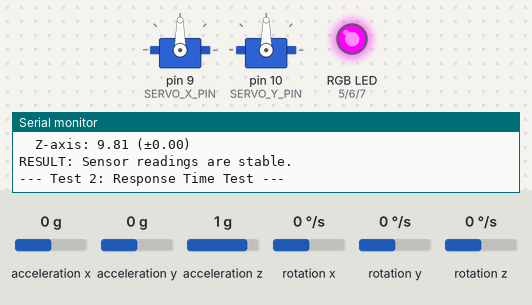
This sketch was run on a simulated Arduino Uno, built with avr-gcc and run on an emulated ATmega328P. Shown: 2 × servo, an RGB LED mixed from three pins (HIGH = lit), the last lines printed to the serial monitor. The inputs (shaded band) are chosen by the test bench; at power-on: acceleration y 0 g, acceleration x 0 g, acceleration z 1 g, rotation x 0 °/s, rotation y 0 °/s, rotation z 0 °/s.

Above: at 2.7 s.
2.8 s: acceleration y set to -1.4 g
At 4.2 s:
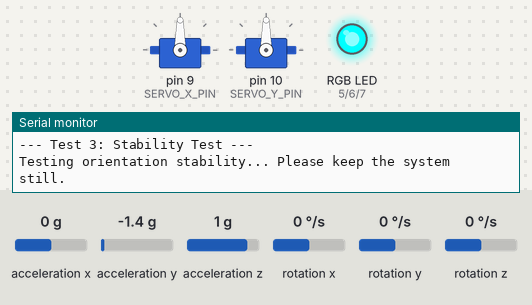
At 7.5 s:
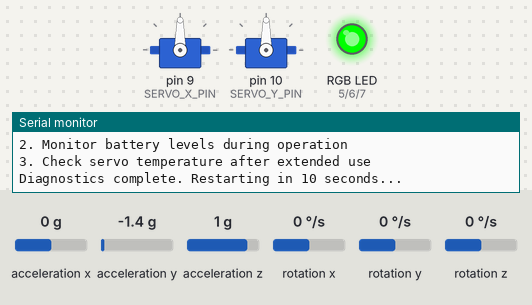
Timing chart, 0 to 9.0 s (numbered marks = the images above; inputs shaded):
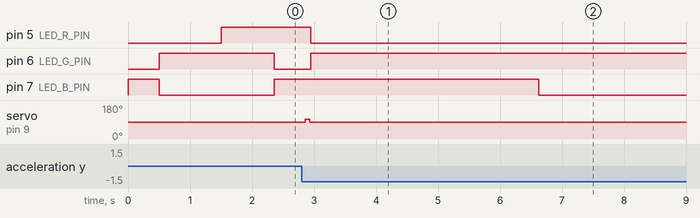

The sketch:

calibration.ino
```cpp
/*
 * Diagnostic Function for Gyroscopic Rocket Stabilization
 *
 * Hardware requirements:
 * - Arduino board (compatible with SAMD21)
 * - MPU6050 or similar 6-axis gyroscope/accelerometer
 * - 2x micro servo motors for thrust vector control
 * - Optional: RGB LED for status indication
 */

#include <Wire.h>
#include <Servo.h>
#include <MPU6050.h>

// Pin definitions
#define SERVO_X_PIN 9
#define SERVO_Y_PIN 10
#define LED_R_PIN 5
#define LED_G_PIN 6
#define LED_B_PIN 7

// System constants
#define NUM_SAMPLES 30
#define RESPONSE_TEST_ANGLE 15.0  // Degrees
#define TARGET_RESPONSE_TIME 16.0 // ms

// Global objects
MPU6050 mpu;
Servo servoX;
Servo servoY;

// Global variables
float gyroData[3];       // x, y, z gyro readings
float accelData[3];      // x, y, z accel readings
float currentAngles[3];  // pitch, roll, yaw
float kalmanAngles[3];   // filtered angles

// Simple Kalman filter variables
float kalmanGain = 0.75;
float previousEstimate[3] = {0, 0, 0};
float estimateUncertainty = 1.0;
float processNoise = 0.01;
float measurementNoise = 0.1;

void setup() {
  // Initialize serial communication
  Serial.begin(115200);
  while (!Serial) delay(10);

  Serial.println(F("=== Gyroscopic Stabilization System Diagnostics ==="));

  // Initialize LED pins
  pinMode(LED_R_PIN, OUTPUT);
  pinMode(LED_G_PIN, OUTPUT);
  pinMode(LED_B_PIN, OUTPUT);

  // Set LED to blue during initialization
  setLED(0, 0, 255);

  // Initialize servos
  servoX.attach(SERVO_X_PIN);
  servoY.attach(SERVO_Y_PIN);
  servoX.write(90); // Center position
  servoY.write(90); // Center position
  delay(500);

  // Initialize I2C and MPU6050
  Wire.begin();
  Serial.println(F("Initializing MPU6050..."));
  while (!mpu.begin(MPU6050_SCALE_2000DPS, MPU6050_RANGE_2G)) {
    Serial.println(F("Could not find a valid MPU6050 sensor, check wiring!"));
    setLED(255, 0, 0); // Red indicates error
    delay(500);
  }

  // Calibrate gyroscope
  Serial.println(F("Calibrating gyroscope, please keep device still..."));
  mpu.calibrateGyro();

  Serial.println(F("Initialization complete!"));
  setLED(0, 255, 0); // Green indicates ready
  delay(1000);
}

void loop() {
  Serial.println(F("\n=== Starting Diagnostic Tests ==="));

  // Test 1: Sensor readings
  testSensors();

  // Test 2: Response time
  testResponseTime();

  // Test 3: Stability
  testStability();

  // Report overall status
  reportOverallStatus();

  // Wait before running diagnostics again
  Serial.println(F("Diagnostics complete. Restarting in 10 seconds..."));
  delay(10000);
}

void testSensors() {
  Serial.println(F("\n--- Test 1: Sensor Readings ---"));
  setLED(255, 255, 0); // Yellow during sensor test

  // Get initial readings
  float gyroSum[3] = {0, 0, 0};
  float accelSum[3] = {0, 0, 0};
  float gyroVariance[3] = {0, 0, 0};
  float accelVariance[3] = {0, 0, 0};

  // Take multiple samples
  for (int i = 0; i < NUM_SAMPLES; i++) {
    Vector normGyro = mpu.readNormalizeGyro();
    Vector normAccel = mpu.readNormalizeAccel();

    // Store current reading
    gyroData[0] = normGyro.XAxis;
    gyroData[1] = normGyro.YAxis;
    gyroData[2] = normGyro.ZAxis;

    accelData[0] = normAccel.XAxis;
    accelData[1] = normAccel.YAxis;
    accelData[2] = normAccel.ZAxis;

    // Accumulate for average
    for (int j = 0; j < 3; j++) {
      gyroSum[j] += gyroData[j];
      accelSum[j] += accelData[j];
    }

    delay(10);
  }

  // Calculate averages
  float gyroAvg[3], accelAvg[3];
  for (int i = 0; i < 3; i++) {
    gyroAvg[i] = gyroSum[i] / NUM_SAMPLES;
    accelAvg[i] = accelSum[i] / NUM_SAMPLES;
  }

  // Calculate variances (second pass through data)
  for (int i = 0; i < NUM_SAMPLES; i++) {
    Vector normGyro = mpu.readNormalizeGyro();
    Vector normAccel = mpu.readNormalizeAccel();

    for (int j = 0; j < 3; j++) {
      gyroVariance[j] += pow(normGyro.XAxis - gyroAvg[0], 2) / NUM_SAMPLES;
      accelVariance[j] += pow(normAccel.XAxis - accelAvg[0], 2) / NUM_SAMPLES;
    }

    delay(10);
  }

  // Report results
  Serial.println(F("Gyroscope readings (deg/s):"));
  Serial.print(F("  X-axis: ")); Serial.print(gyroAvg[0]);
  Serial.print(F(" (±")); Serial.print(sqrt(gyroVariance[0])); Serial.println(F(")"));

  Serial.print(F("  Y-axis: ")); Serial.print(gyroAvg[1]);
  Serial.print(F(" (±")); Serial.print(sqrt(gyroVariance[1])); Serial.println(F(")"));

  Serial.print(F("  Z-axis: ")); Serial.print(gyroAvg[2]);
  Serial.print(F(" (±")); Serial.print(sqrt(gyroVariance[2])); Serial.println(F(")"));

  Serial.println(F("Accelerometer readings (g):"));
  Serial.print(F("  X-axis: ")); Serial.print(accelAvg[0]);
  Serial.print(F(" (±")); Serial.print(sqrt(accelVariance[0])); Serial.println(F(")"));

  Serial.print(F("  Y-axis: ")); Serial.print(accelAvg[1]);
  Serial.print(F(" (±")); Serial.print(sqrt(accelVariance[1])); Serial.println(F(")"));

  Serial.print(F("  Z-axis: ")); Serial.print(accelAvg[2]);
  Serial.print(F(" (±")); Serial.print(sqrt(accelVariance[2])); Serial.println(F(")"));

  // Check if noise levels are acceptable
  bool sensorsOK = true;
  for (int i = 0; i < 3; i++) {
    if (sqrt(gyroVariance[i]) > 0.5 || sqrt(accelVariance[i]) > 0.05) {
      sensorsOK = false;
    }
  }

  if (sensorsOK) {
    Serial.println(F("RESULT: Sensor readings are stable."));
  } else {
    Serial.println(F("RESULT: Excessive sensor noise detected. Check mounting and connections."));
  }
}

void testResponseTime() {
  Serial.println(F("\n--- Test 2: Response Time Test ---"));
  setLED(255, 0, 255); // Purple during response test

  // Center servos
  servoX.write(90);
  servoY.write(90);
  delay(500);

  // Prepare for test
  Serial.println(F("Testing X-axis response time..."));

  // Record start time
  long startTime = micros();

  // Move servo quickly to test angle
  servoX.write(90 + RESPONSE_TEST_ANGLE);

  // Monitor rotation until target angle is reached
  float targetAngle = RESPONSE_TEST_ANGLE;
  float currentAngle = 0;
  float peakAngle = 0;
  bool targetReached = false;
  long responseTime = 0;

  // Check response for up to 500ms
  for (int i = 0; i < 500; i++) {
    // Read sensor
    Vector normGyro = mpu.readNormalizeGyro();
    Vector normAccel = mpu.readNormalizeAccel();

    // Simple complementary filter for angle estimation
    float accelAngleX = atan2(normAccel.YAxis, normAccel.ZAxis) * 180.0 / PI;
    currentAngle = 0.98 * (currentAngle + normGyro.XAxis * 0.001) + 0.02 * accelAngleX;

    // Update peak
    if (abs(currentAngle) > abs(peakAngle)) {
      peakAngle = currentAngle;
    }

    // Check if we've reached target
    if (!targetReached && abs(currentAngle) >= targetAngle * 0.9) {
      responseTime = (micros() - startTime) / 1000.0; // convert to milliseconds
      targetReached = true;
      break;
    }

    delay(1);
  }

  // Return servo to center
  servoX.write(90);

  // Report results
  Serial.print(F("Response time: "));
  if (targetReached) {
    Serial.print(responseTime);
    Serial.println(F(" ms"));

    // Compare to expected value
    float percentDiff = (responseTime - TARGET_RESPONSE_TIME) / TARGET_RESPONSE_TIME * 100.0;
    Serial.print(F("Difference from target ("));
    Serial.print(TARGET_RESPONSE_TIME);
    Serial.print(F("ms): "));
    Serial.print(percentDiff);
    Serial.println(F("%"));

    if (abs(percentDiff) < 25.0) {
      Serial.println(F("RESULT: Response time within acceptable range."));
    } else {
      Serial.println(F("RESULT: Response time significantly different from expected. Check hardware."));
    }
  } else {
    Serial.println(F("Did not reach target angle within timeout period."));
    Serial.println(F("RESULT: Response test failed. Check servo operation and power."));
  }

  // Additional info
  Serial.print(F("Peak angle reached: "));
  Serial.print(peakAngle);
  Serial.println(F(" degrees"));
}

void testStability() {
  Serial.println(F("\n--- Test 3: Stability Test ---"));
  setLED(0, 255, 255); // Cyan during stability test

  Serial.println(F("Testing orientation stability... Please keep the system still."));

  // Center servos
  servoX.write(90);
  servoY.write(90);
  delay(500);

  // Variables for tracking stability
  float startAngles[3] = {0, 0, 0};
  float maxDeviation[3] = {0, 0, 0};
  float avgDeviation[3] = {0, 0, 0};

  // Get initial orientation
  updateOrientation();
  for (int i = 0; i < 3; i++) {
    startAngles[i] = currentAngles[i];
  }

  // Track stability over time
  for (int sample = 0; sample < NUM_SAMPLES; sample++) {
    updateOrientation();

    // Calculate deviation from starting position
    for (int i = 0; i < 3; i++) {
      float deviation = abs(currentAngles[i] - startAngles[i]);
      avgDeviation[i] += deviation;
      if (deviation > maxDeviation[i]) {
        maxDeviation[i] = deviation;
      }
    }

    delay(100);
  }

  // Calculate averages
  for (int i = 0; i < 3; i++) {
    avgDeviation[i] /= NUM_SAMPLES;
  }

  // Report results
  Serial.println(F("Stability test results:"));
  Serial.println(F("Axis    | Avg Deviation | Max Deviation"));
  Serial.println(F("--------|---------------|---------------"));

  Serial.print(F("Pitch   | "));
  Serial.print(avgDeviation[0], 3);
  Serial.print(F("° | "));
  Serial.print(maxDeviation[0], 3);
  Serial.println(F("°"));

  Serial.print(F("Roll    | "));
  Serial.print(avgDeviation[1], 3);
  Serial.print(F("° | "));
  Serial.print(maxDeviation[1], 3);
  Serial.println(F("°"));

  Serial.print(F("Yaw     | "));
  Serial.print(avgDeviation[2], 3);
  Serial.print(F("° | "));
  Serial.print(maxDeviation[2], 3);
  Serial.println(F("°"));

  // Evaluate results
  bool stabilityOK = true;
  for (int i = 0; i < 3; i++) {
    if (avgDeviation[i] > 1.5 || maxDeviation[i] > 3.0) {
      stabilityOK = false;
    }
  }

  if (stabilityOK) {
    Serial.println(F("RESULT: System demonstrates good stability."));
  } else {
    Serial.println(F("RESULT: Stability issues detected. Check sensor mounting and environmental factors."));
  }
}

void reportOverallStatus() {
  Serial.println(F("\n=== Overall System Status ==="));

  Serial.println(F("System is operational."));
  Serial.println(F("Recommended next steps:"));
  Serial.println(F("1. Run PID tuning if response time needs adjustment"));
  Serial.println(F("2. Monitor battery levels during operation"));
  Serial.println(F("3. Check servo temperature after extended use"));

  // Set LED to green to indicate completion
  setLED(0, 255, 0);
}

// Helper Functions

void updateOrientation() {
  // Read raw sensor data
  Vector normGyro = mpu.readNormalizeGyro();
  Vector normAccel = mpu.readNormalizeAccel();

  // Calculate angles from accelerometer
  float accelAngleX = atan2(normAccel.YAxis, normAccel.ZAxis) * 180.0 / PI;
  float accelAngleY = atan2(normAccel.XAxis, normAccel.ZAxis) * 180.0 / PI;

  // Time tracking for integration
  static unsigned long lastUpdateTime = 0;
  unsigned long now = millis();
  float dt = (now - lastUpdateTime) / 1000.0;
  lastUpdateTime = now;
  if (dt > 0.1) dt = 0.1; // Cap at 100ms to prevent large jumps

  // Simple complementary filter
  currentAngles[0] = 0.98 * (currentAngles[0] + normGyro.XAxis * dt) + 0.02 * accelAngleX;
  currentAngles[1] = 0.98 * (currentAngles[1] + normGyro.YAxis * dt) + 0.02 * accelAngleY;
  currentAngles[2] += normGyro.ZAxis * dt; // Yaw (no accelerometer correction)

  // Simple Kalman filter implementation
  for (int i = 0; i < 3; i++) {
    // Prediction
    float prediction = previousEstimate[i];
    estimateUncertainty += processNoise;

    // Update
    float kalmanGain = estimateUncertainty / (estimateUncertainty + measurementNoise);
    kalmanAngles[i] = prediction + kalmanGain * (currentAngles[i] - prediction);
    estimateUncertainty = (1 - kalmanGain) * estimateUncertainty;

    // Save for next iteration
    previousEstimate[i] = kalmanAngles[i];
  }
}

void setLED(int r, int g, int b) {
  analogWrite(LED_R_PIN, r);
  analogWrite(LED_G_PIN, g);
  analogWrite(LED_B_PIN, b);
}
```

Measured:
- after the input at 2.8 s, pin 5 (LED_R_PIN): HIGH → LOW after 0.14 s instead of 2.6 s; pin 6 (LED_G_PIN): LOW → HIGH after 0.14 s instead of 2.6 s; pin 7 (LED_B_PIN): HIGH → LOW after 3.8 s instead of 6.2 s
